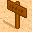

Below is a game level as drawn by its tile map, then a one-line description and the .tmx that defines it (tile-layer data replaced by summaries):
An orthogonal 1x1 tile map with 32x32 px tiles, 1 tile layer (Layer1).

<map version="1.0" tiledversion="1.1.5" orientation="orthogonal" renderorder="right-down" width="1" height="1" tilewidth="32" tileheight="32" infinite="0" nextlayerid="1" nextobjectid="1">
 <tileset firstgid="1" source="../desert/desert.tsx" />
 <layer id="1" name="Layer1" width="1" height="1">
  <data>[1 cells, 1 non-empty, 1 distinct tile ids]</data>
 </layer>
</map>
